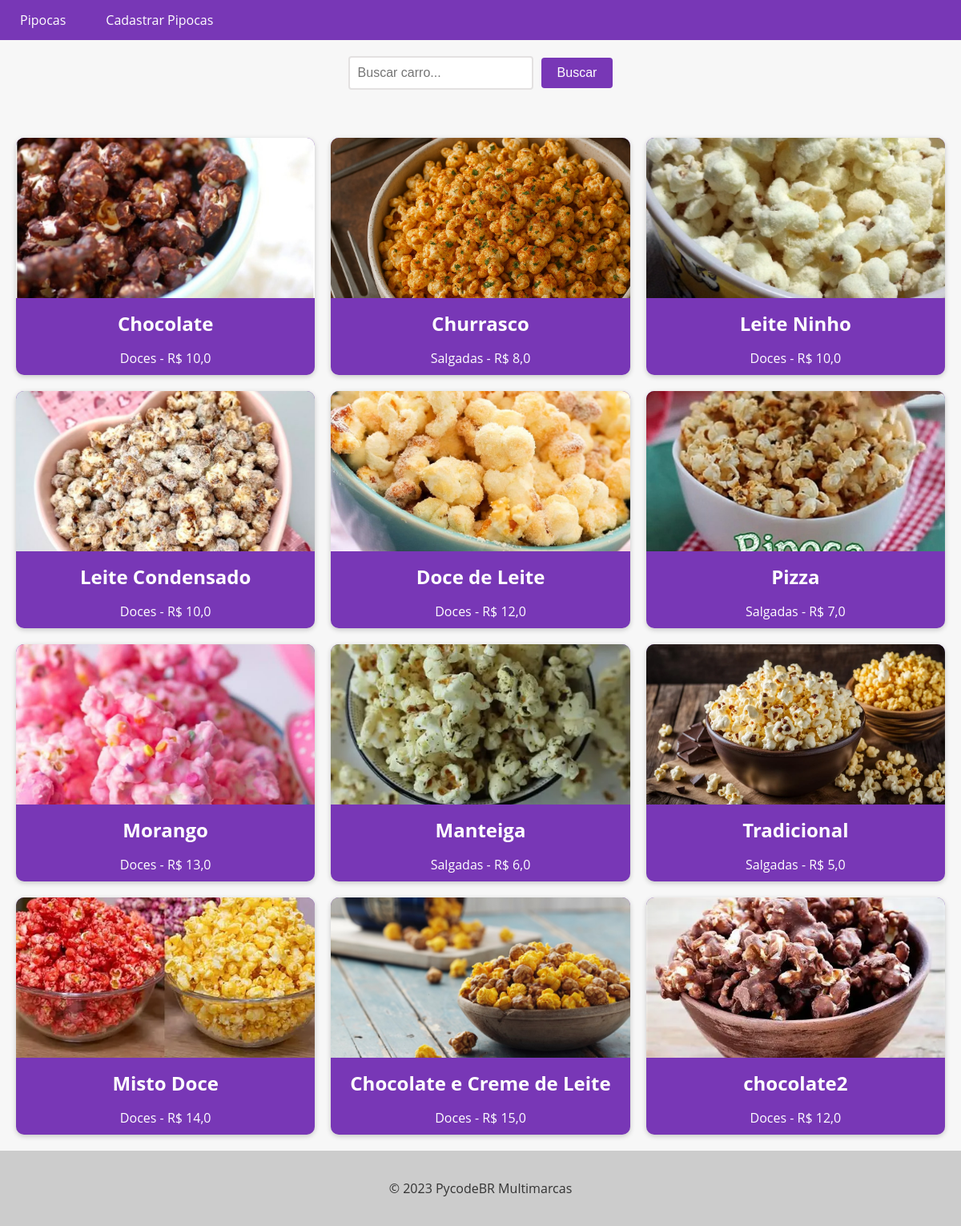
The page /pipoca/ on the database its author committed.
### pipoca/models.py (models this page shows, shortened)
class Pipoca(models.Model):
    id = models.AutoField(primary_key=True)
    sabor = models.CharField(max_length=200)
    categoria = models.ForeignKey(Categoria, on_delete=models.PROTECT, related_name=('categoria'))
    preco = models.FloatField()
    imagem = models.ImageField(upload_to='pipoca/', blank=True, null=True)

class Categoria(models.Model):
    id = models.AutoField(primary_key=True)
    nome = models.CharField(max_length=200)
    def __str__(self):
        return self.nome

### pipoca/views.py (the view)
# urls.py: path('pipoca/', pipoca_view, name='pipoca_list'),
def pipoca_view(request):
    pipoca = Pipoca.objects.all()
    return render(
        request,
        'pipoca.html',
        {'pipoca': pipoca}
    )

### pipoca/templates/pipoca.html (shortened to what this page needs)
{% extends "base.html" %}
{% block content %}
  <form method="GET" action="{% url 'pipoca_list' %}">
    <input type="text" name="search" placeholder="Buscar carro...">
    <button type="submit">Buscar</button>
  </form>
  <div class="car-grid">
    {% if pipoca %}
      {% for car in pipoca %}
        <div class="car-card">
          <img src="{{ car.imagem.url }}" alt="{{ car.sabor }} - {{ car.preco }}">
          <h2>{{ car.sabor }}</h2>
          <p>{{ car.categoria }} - R$ {{ car.preco}}</p>
        </div>
      {% endfor %}
    {% else %}
      <p class="no-results">Nenhum carro encontrado.</p>
    {% endif %}
  </div>
{% endblock %}

### app/templates/base.html (style rules this page uses)
body { font-family: 'Open Sans', sans-serif; background-color: #f7f7f7; color: #333; margin: 0; padding: 0; }

### pipoca/templates/pipoca.html (style rules this page uses)
.car-grid { display: grid; grid-template-columns: repeat(3, 1fr); gap: 20px; margin: 0 auto; max-width: 1200px; padding: 20px; }
.car-card { background-color: #7837b6; color: #fff; box-shadow: 0 2px 6px rgba(0, 0, 0, 0.2); border-radius: 10px; overflow: hidden; text-align: center; transition: all 0.3s ease; }
.car-card img { width: 100%; height: 200px; object-fit: cover; }
.car-card h2 { font-size: 1.5rem; margin: 10px; }
.car-card p { font-size: 1rem; margin-bottom: 10px; }
form { display: flex; justify-content: center; align-items: center; margin-bottom: 20px; text-align: center; padding: 20px; }
input[type="text"] { padding: 10px; font-size: 16px; border: 2px solid #e3e1e1; border-radius: 4px; margin-right: 10px; transition: border-bottom-color 0.3s ease-in-out; }
button[type="submit"] { background-color: #7837b6; color: #fff; border: none; padding: 10px 20px; font-size: 16px; border-radius: 4px; cursor: pointer; transition: background-color 0.3s ease-in-out; }

### rows shown on the page
Pipoca: imagem (picture), sabor "Chocolate", categoria "Doces", preco "10,0"
Pipoca: imagem (picture), sabor "Churrasco", categoria "Salgadas", preco "8,0"
Pipoca: imagem (picture), sabor "Leite Ninho", categoria "Doces", preco "10,0"
Pipoca: imagem (picture), sabor "Leite Condensado", categoria "Doces", preco "10,0"
Pipoca: imagem (picture), sabor "Doce de Leite", categoria "Doces", preco "12,0"
Pipoca: imagem (picture), sabor "Pizza", categoria "Salgadas", preco "7,0"
Pipoca: imagem (picture), sabor "Morango", categoria "Doces", preco "13,0"
Pipoca: imagem (picture), sabor "Manteiga", categoria "Salgadas", preco "6,0"
Pipoca: imagem (picture), sabor "Tradicional", categoria "Salgadas", preco "5,0"
Pipoca: imagem (picture), sabor "Misto Doce", categoria "Doces", preco "14,0"
Pipoca: imagem (picture), sabor "Chocolate e Creme de Leite", categoria "Doces", preco "15,0"
Pipoca: imagem (picture), sabor "chocolate2", categoria "Doces", preco "12,0"
